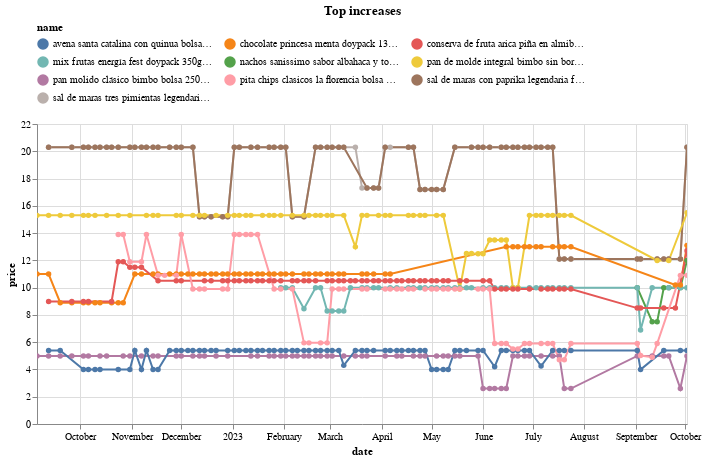

The notebook cell saved with this chart:
### Code cell
(top_changes
 .sort_values('change')
 .tail(10)
 .pipe(plot_changes, 'Top increases')
)

### Figure 1 — Vega-Lite specification as saved in the notebook (floating-point values rounded to 4 significant figures; data arrays with more than 128 entries replaced by an {"elided": "..."} marker saying what was removed)
{"config": {"view": {"continuousWidth": 300, "continuousHeight": 300}, "legend": {"columns": 3, "orient": "top"}}, "data": {"name": "data-a000c990e6f0425960327ea74ad342e3"}, "mark": {"type": "line", "point": true}, "encoding": {"color": {"field": "name", "scale": {"domain": ["avena santa catalina con quinua bolsa 280g (plaza_vea)", "chocolate princesa menta doypack 136g (plaza_vea)", "conserva de fruta arica piña en almibar lata 565gr (plaza_vea)", "mix frutas energía fest doypack 350g (plaza_vea)", "nachos sanissimo sabor albahaca y tomate bolsa 160g (plaza_vea)", "pan de molde integral bimbo sin bordes bolsa 650g (plaza_vea)", "pan molido clásico bimbo bolsa 250g (plaza_vea)", "pita chips clasicos la florencia bolsa 150g (plaza_vea)", "sal de maras con paprika legendaria frasco 100g (plaza_vea)", "sal de maras tres pimientas legendaria frasco 100g (plaza_vea)"]}, "type": "nominal"}, "tooltip": [{"field": "name", "type": "nominal"}, {"field": "price", "type": "quantitative"}, {"field": "last_price", "type": "quantitative"}], "x": {"field": "date", "type": "temporal"}, "y": {"field": "price", "type": "quantitative"}}, "params": [{"name": "param_5", "select": {"type": "point", "fields": ["name"]}, "bind": "legend"}, {"name": "param_6", "select": {"type": "interval", "encodings": ["x", "y"]}, "bind": "scales"}], "title": "Top increases", "transform": [{"filter": {"param": "param_5"}}], "width": 650, "$schema": "https://vega.github.io/schema/vega-lite/v5.14.1.json", "datasets": {"data-a000c990e6f0425960327ea74ad342e3": {"elided": "636 records"}}}
